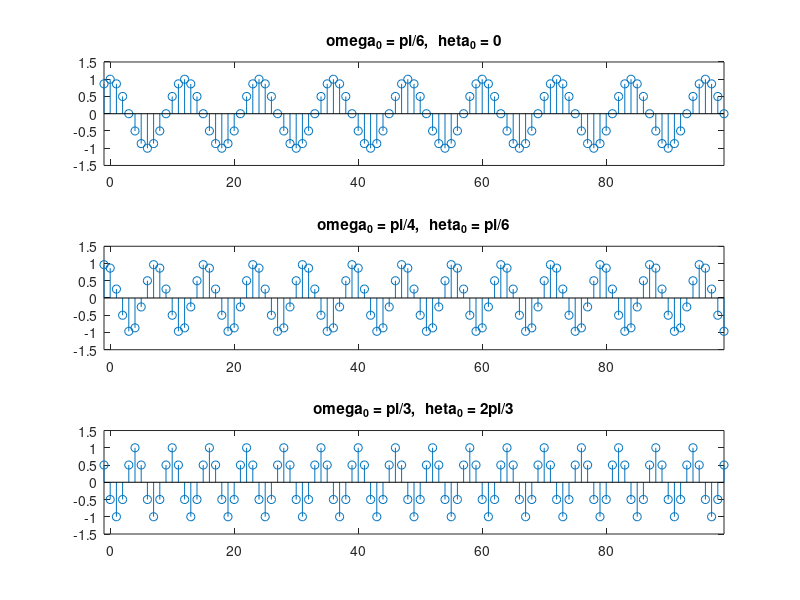

Source code (MATLAB):
%% Lab 2 Q2 Solutions
% Written by Antoni Dimitriadis.

%% Q2a
% See attached LaTeX document for answers

clear variables;
close all;
%% Q2b

w = pi/6; t = 0;
alpha = 2*cos(w); beta = 1;
x = zeros(1,101); x(1) = cos(w-t); x(2) = -cos(2*w-t);
y = zeros(1, length(x) + 2);
for i = 3:length(y)
    y(i) = x(i-2) + alpha*y(i-1) - beta*y(i-2);
end
y(1:2) = [];
y1 = y;

w = pi/4; t = pi/6;
alpha = 2*cos(w); beta = 1;
x = zeros(1,101); x(1) = cos(w-t); x(2) = -cos(2*w-t);
y = zeros(1, length(x) + 2);
for i = 3:length(y)
    y(i) = x(i-2) + alpha*y(i-1) - beta*y(i-2);
end
y(1:2) = [];
y2 = y;

w = pi/3; t = 2*pi/3; 
alpha = 2*cos(w); beta = 1;
x = zeros(1,101); x(1) = cos(w-t); x(2) = -cos(2*w-t);
y = zeros(1, length(x) + 2);
for i = 3:length(y)
    y(i) = x(i-2) + alpha*y(i-1) - beta*y(i-2);
end
y(1:2) = [];
y3 = y;

samps = -1:length(x) - 2;
figure;
subplot(3,1,1);
stem(samps,y1);
title("\omega_0 = \pi/6, \theta_0 = 0");
axis([samps(1) samps(end) -1.5 1.5]);
subplot(3,1,2);
stem(samps,y2);
title("\omega_0 = \pi/4, \theta_0 = \pi/6");
axis([samps(1) samps(end) -1.5 1.5]);
subplot(3,1,3);
stem(samps,y3);
title("\omega_0 = \pi/3, \theta_0 = 2\pi/3");
axis([samps(1) samps(end) -1.5 1.5]);

%% Q2c
% We simply set t = pi/2 to get the sin wave required.